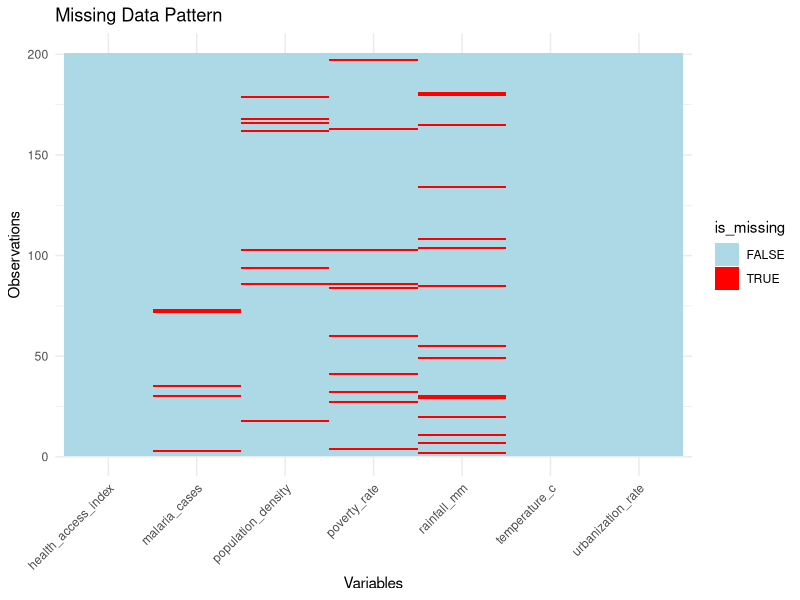
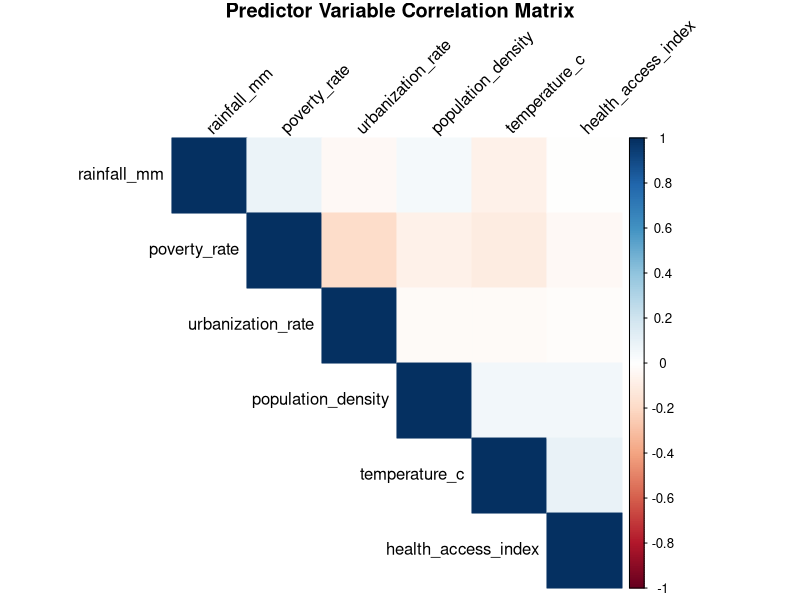
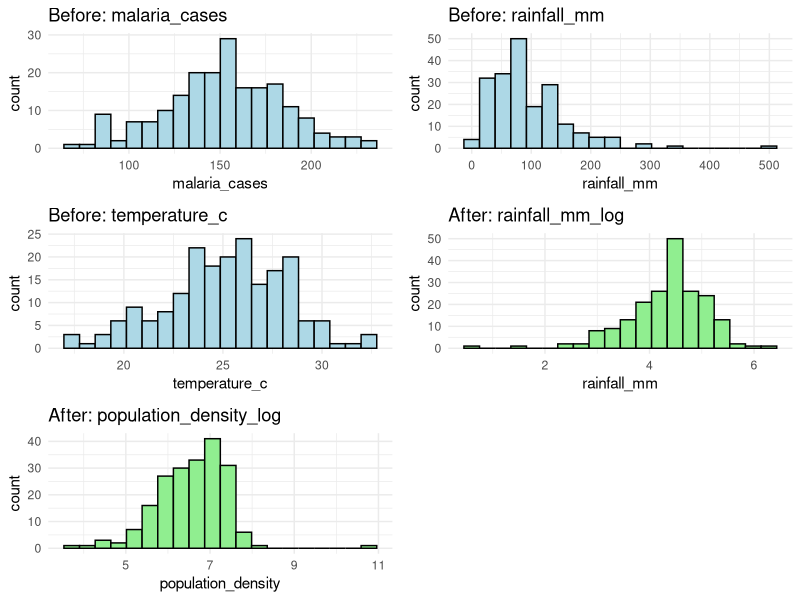

Recreate these plots in R, in order.
## ---- chunk 1
knitr::opts_chunk$set(echo = TRUE)
## ---- chunk 2
library(caret)
library(tidyverse)
library(corrplot)
library(car) # For VIF
library(mice) # For missing data imputation
library(gridExtra)
## ---- chunk 3
set.seed(123)
## ---- chunk 4
n <- 200
malaria_data <- tibble(
  sub_county_code = paste0("SC", sprintf("%03d", 1:n)),
  malaria_cases = rpois(n, lambda = 50) + round(rnorm(n, 100, 30)),
  rainfall_mm = round(rgamma(n, shape = 2, scale = 50), 1),
  temperature_c = round(rnorm(n, 25, 3), 1),
  poverty_rate = round(runif(n, 10, 80), 1),
  population_density = round(rgamma(n, shape = 2, scale = 500)),
  health_access_index = round(runif(n, 0.1, 1.0), 2),
  urbanization_rate = round(runif(n, 10, 95), 1)
)
## ---- chunk 5
malaria_data$rainfall_mm[sample(1:n, 15)] <- NA
malaria_data$poverty_rate[sample(1:n, 10)] <- NA
malaria_data$population_density[sample(1:n, 8)] <- NA
malaria_data$malaria_cases[sample(1:n, 5)] <- NA
## ---- chunk 6
malaria_data$rainfall_mm[10] <- 500  # Extreme rainfall
malaria_data$population_density[25] <- 50000  # Extreme density

## ---- chunk 7
cat("Initial Data Summary:\n")
print(summary(malaria_data))
## ---- chunk 8
cat("\n=== MISSING DATA ANALYSIS ===\n")
missing_summary <- sapply(malaria_data, function(x) sum(is.na(x)))
print("Missing values per variable:")
print(missing_summary)

## ---- chunk 9
missing_plot <- malaria_data %>%
  mutate(id = row_number()) %>%
  gather(key = "variable", value = "value", -sub_county_code, -id) %>%
  mutate(is_missing = is.na(value)) %>%
  ggplot(aes(x = variable, y = id, fill = is_missing)) +
  geom_tile() +
  scale_fill_manual(values = c("FALSE" = "lightblue", "TRUE" = "red")) +
  labs(title = "Missing Data Pattern", x = "Variables", y = "Observations") +
  theme_minimal() +
  theme(axis.text.x = element_text(angle = 45, hjust = 1))

print(missing_plot)
## ---- chunk 10
cat("\nHandling missing data with multiple imputation...\n")
imputed_data <- mice(malaria_data %>% select(-sub_county_code), 
                     m = 3, maxit = 10, method = 'pmm', printFlag = FALSE)
malaria_clean <- complete(imputed_data, 1)
malaria_clean$sub_county_code <- malaria_data$sub_county_code

cat("Missing values after imputation:\n")
print(sapply(malaria_clean, function(x) sum(is.na(x))))
## ---- chunk 11
cat("\n=== MULTICOLLINEARITY ANALYSIS ===\n")

# Calculate correlation matrix
predictor_vars <- malaria_clean %>% 
  select(-sub_county_code, -malaria_cases)

correlation_matrix <- cor(predictor_vars, use = "complete.obs")

## ---- chunk 12
corr_plot <- corrplot(correlation_matrix, method = "color", type = "upper",
                      order = "hclust", tl.col = "black", tl.srt = 45,
                      title = "Predictor Variable Correlation Matrix",
                      mar = c(0, 0, 1, 0))
## ---- chunk 13
# First, fit a linear model
lm_model <- lm(malaria_cases ~ rainfall_mm + temperature_c + poverty_rate + 
                 population_density + health_access_index + urbanization_rate,
               data = malaria_clean)

vif_results <- vif(lm_model)
cat("Variance Inflation Factors (VIF):\n")
print(vif_results)
## ---- chunk 14
high_vif <- names(vif_results[vif_results > 5])
if(length(high_vif) > 0) {
  cat("Variables with high multicollinearity (VIF > 5):", paste(high_vif, collapse = ", "), "\n")
} else {
  cat("No severe multicollinearity detected (all VIF < 5)\n")
}
## ---- chunk 15
cat("\n=== VARIABLE TRANSFORMATION ===\n")

## ---- chunk 16
check_skewness <- function(x) {
  n <- length(x)
  skew <- (sum((x - mean(x))^3)/n)/(sum((x - mean(x))^2)/n)^(3/2)
  return(skew)
}

## ---- chunk 17
skewness_results <- sapply(malaria_clean |> select_if(is.numeric), check_skewness)
cat("Skewness before transformation:\n")
print(round(skewness_results, 3))

## ---- chunk 18
plots_before <- list()
numeric_vars <- names(malaria_clean |> select_if(is.numeric))

for(i in 1:length(numeric_vars)) {
  var <- numeric_vars[i]
  plots_before[[i]] <- ggplot(malaria_clean, aes_string(x = var)) +
    geom_histogram(fill = "lightblue", color = "black", bins = 20) +
    labs(title = paste("Before:", var)) +
    theme_minimal()
}
## ---- chunk 19
malaria_transformed <- malaria_clean
## ---- chunk 20
if(abs(skewness_results["malaria_cases"]) > 1) {
  malaria_transformed$malaria_cases_log <- log(malaria_clean$malaria_cases + 1)
  cat("Applied log transformation to malaria_cases\n")
}

if(abs(skewness_results["rainfall_mm"]) > 1) {
  malaria_transformed$rainfall_mm_log <- log(malaria_clean$rainfall_mm + 1)
  cat("Applied log transformation to rainfall_mm\n")
}

if(abs(skewness_results["population_density"]) > 1) {
  malaria_transformed$population_density_log <- log(malaria_clean$population_density + 1)
  cat("Applied log transformation to population_density\n")
}
## ---- chunk 21
skewness_after <- sapply(malaria_transformed %>% 
                          select(contains("_log")), check_skewness)
if(length(skewness_after) > 0) {
  cat("Skewness after transformation:\n")
  print(round(skewness_after, 3))
}

## ---- chunk 22
plots_after <- list()
log_vars <- names(malaria_transformed %>% select(contains("_log")))

for(i in 1:length(log_vars)) {
  var <- log_vars[i]
  orig_var <- str_remove(var, "_log")
  plots_after[[i]] <- ggplot(malaria_transformed, aes_string(x = var)) +
    geom_histogram(fill = "lightgreen", color = "black", bins = 20) +
    labs(title = paste("After:", var), x = orig_var) +
    theme_minimal()
}
## ---- chunk 23
if(length(plots_before) > 0 & length(plots_after) > 0) {
  grid.arrange(grobs = c(plots_before[1:min(3, length(plots_before))], 
                         plots_after[1:min(3, length(plots_after))]), 
               ncol = 2)
}
## ---- chunk 24
cat("\n=== DATA SPLITTING ===\n")

## ---- chunk 25
final_data <- malaria_transformed |>
  mutate(malaria_cases = ifelse(exists("malaria_cases_log"), 
                               malaria_cases_log, malaria_cases),
         rainfall_mm = ifelse(exists("rainfall_mm_log"), 
                             rainfall_mm_log, rainfall_mm),
         population_density = ifelse(exists("population_density_log"), 
                                    population_density_log, population_density)) |>
  select(-contains("_log"))

## ---- chunk 26
model_data <- final_data |> select(-sub_county_code)
## ---- chunk 27
train_index <- createDataPartition(model_data$malaria_cases, 
                                  p = 0.8, list = FALSE)
train_data <- model_data[train_index, ]
test_data <- model_data[-train_index, ]

cat("Data splitting results:\n")
cat("Training set size:", nrow(train_data), "observations\n")
cat("Testing set size:", nrow(test_data), "observations\n")
cat("Total observations:", nrow(model_data), "\n")

## ---- chunk 28
cat("\n=== FINAL DATA QUALITY CHECK ===\n")
cat("Training data summary:\n")
print(summary(train_data))

cat("\nTesting data summary:\n")
print(summary(test_data))

## ---- chunk 29
write.csv(train_data, "malaria_train_data.csv", row.names = FALSE)
write.csv(test_data, "malaria_test_data.csv", row.names = FALSE)

## ---- chunk 30
processing_log <- list(
  timestamp = Sys.time(),
  seed_used = 123,
  missing_data_method = "Multiple Imputation (MICE)",
  imputation_method = "Predictive Mean Matching",
  vif_threshold = 5,
  skewness_threshold = 1,
  train_test_split = "80/20",
  transformations_applied = names(skewness_after)
)

## ---- chunk 31
final_model <- lm(malaria_cases ~ ., data = train_data)
summary(final_model)
## ---- chunk 32
predictions <- predict(final_model, newdata = test_data)
test_rmse <- sqrt(mean((predictions - test_data$malaria_cases)^2))
cat("Test RMSE:", test_rmse, "\n")

## ---- chunk 33
final_model <- lm(malaria_cases ~ ., data = train_data)
summary(final_model)

## ---- chunk 34
predictions <- predict(final_model, newdata = test_data)
test_rmse <- sqrt(mean((predictions - test_data$malaria_cases)^2))
cat("Test RMSE:", test_rmse, "\n")
#This comprehensive preparation ensures your regression model will be robust, interpretable, and reproducible - exactly what's needed for the malaria burden study.

## ---- chunk 35
set.seed(42)

n <- 50
sub_county <- paste0("SubCounty_", 1:n)
rainfall_mm <- round(runif(n, 50, 300), 1)
temp_c <- round(runif(n, 18, 35), 1)
literacy_rate <- round(runif(n, 40, 95), 1)

# Simulate malaria_rate with plausible relationships
malaria_rate <- (
  0.1 +
  0.0008 * rainfall_mm +
  0.004 * temp_c -
  0.003 * literacy_rate +
  rnorm(n, 0, 0.05)
)
malaria_rate <- pmax(0, pmin(1, malaria_rate))  # clip to [0,1]
malaria_rate <- round(malaria_rate, 3)

# Create tidy data frame
malaria_data <- data.frame(
  sub_county,
  rainfall_mm,
  temp_c,
  literacy_rate,
  malaria_rate
)

# View first few rows
head(malaria_data)
## ---- chunk 36
library(dplyr)
## ---- chunk 37
malaria_data |>
  dplyr::mutate(malaria_data, climate_stress_index = rainfall_mm/temp_c)

## ---- chunk 38
 malaria_data |>
   dplyr::filter(literacy_rate < 70)

## ---- chunk 39
 malaria_data |>
   dplyr::mutate(climate_stress_index = rainfall_mm / temp_c)
## ---- chunk 40
library(dplyr)

# Create climate stress index (rainfall_mm / temp_c)
malaria_data$climate_stress_index <- malaria_data$rainfall_mm + malaria_data$temp_c

# Add region column
set.seed(123)
malaria_data$region <- sample(c("North", "South", "East", "West"), 
                              size = nrow(malaria_data), 
                              replace = TRUE)

# Now summarize including the new column
result <- malaria_data |>
  group_by(region) |>
  summarise(
    avg_rainfall = mean(rainfall_mm),
    avg_temp = mean(temp_c),
    avg_literacy = mean(literacy_rate),
    avg_malaria_rate = mean(malaria_rate, na.rm = TRUE),
    avg_climate_stress_index = mean(climate_stress_index, na.rm = TRUE),
    .groups = 'drop'
  )

write.csv(result, "summarized_malaria_data.csv", row.names = FALSE)
print("Data saved successfully!")
print(result)
